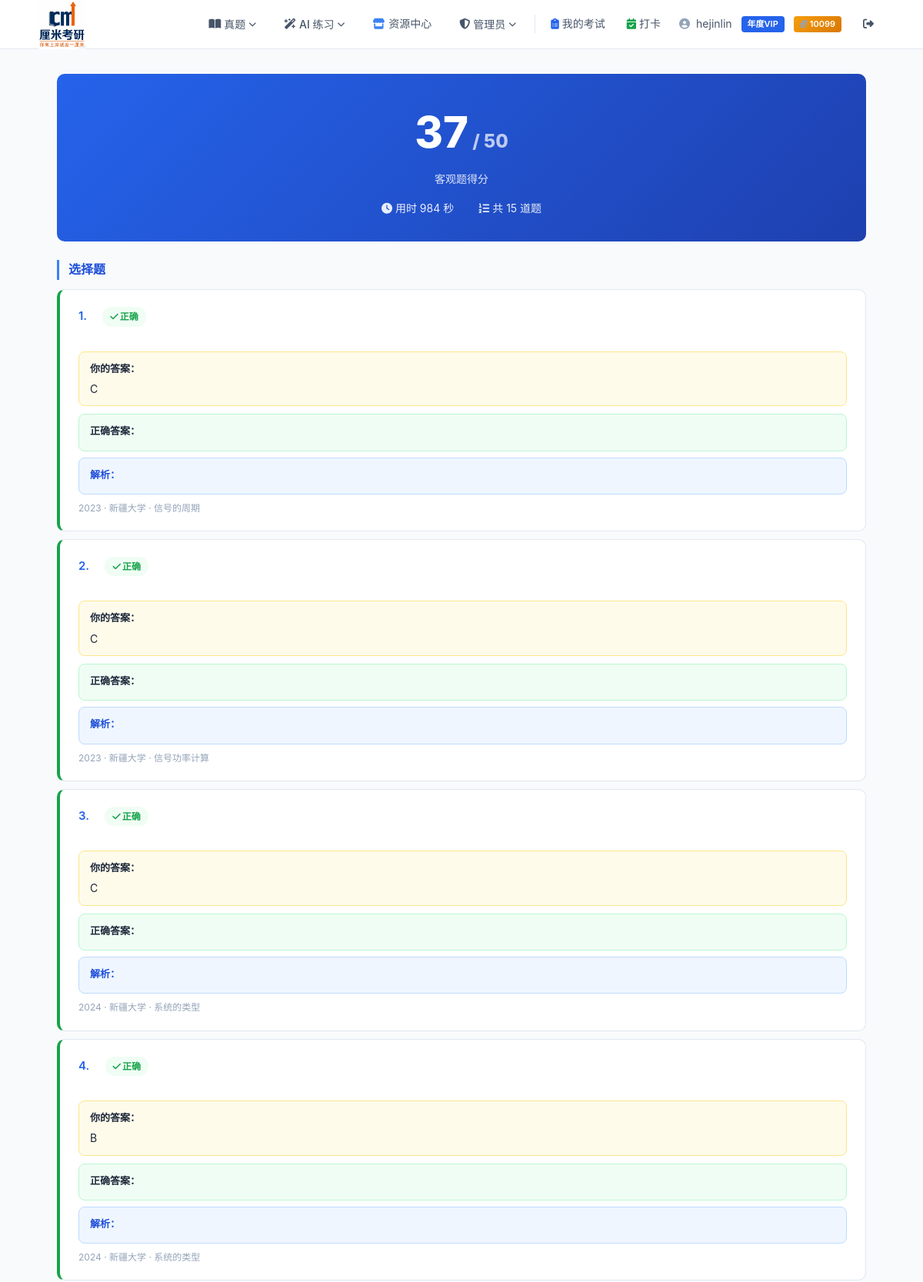
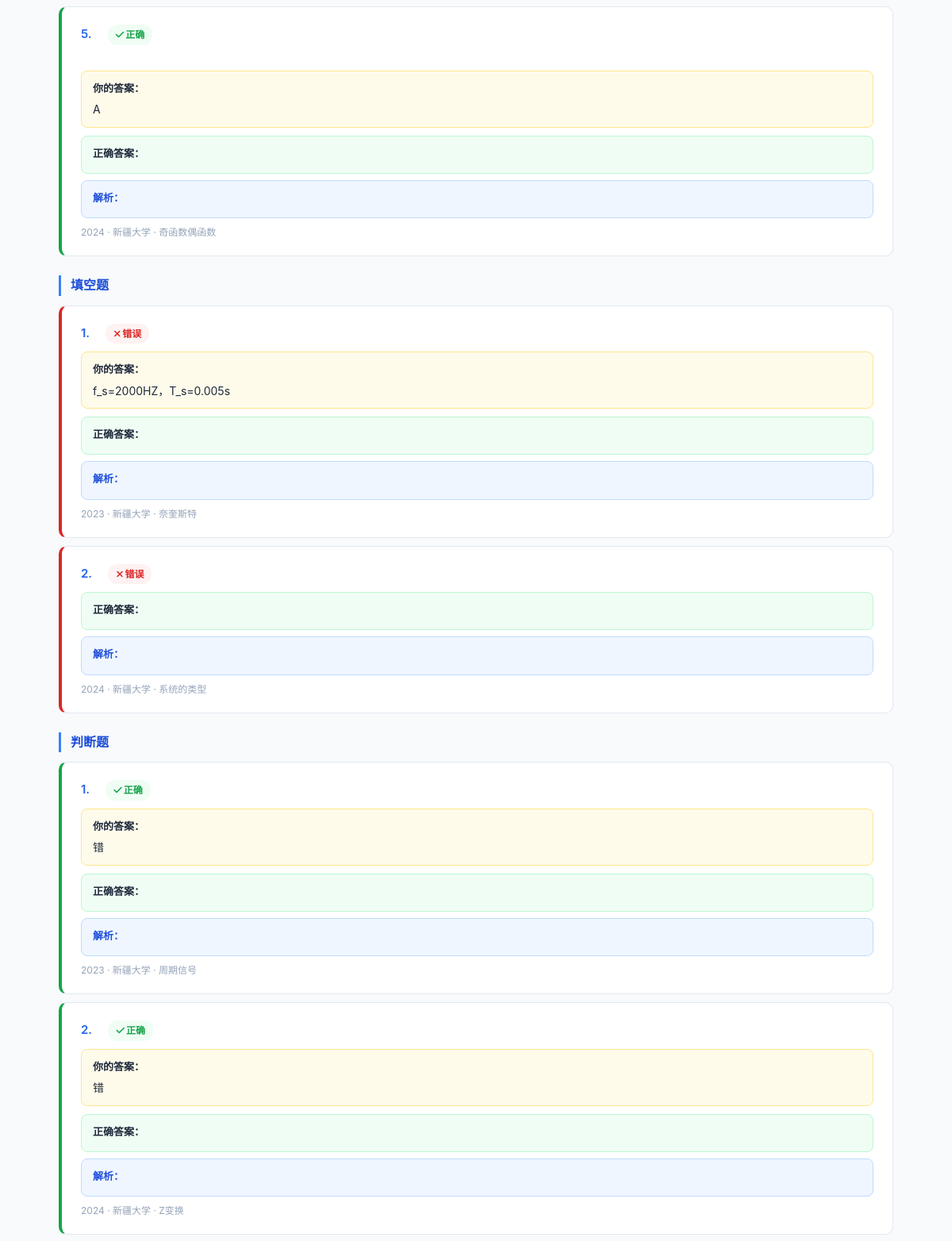
The app's page /exam/result/9/ (signed in, upper part) with its own data (2 pictures, top to bottom).
### user/models.py (models this page shows, shortened)
class User(AbstractUser):
    VIP_CHOICES = [
        (0, "普通用户"),
        (1, "月度VIP"),
        (2, "季度VIP"),
        (3, "年度VIP"),
    ]
    vip_level = models.IntegerField(choices=VIP_CHOICES, default=0, verbose_name="VIP等级")
    vip_start_date = models.DateTimeField(null=True, blank=True, verbose_name="VIP开通时间")
    vip_expire_date = models.DateTimeField(null=True, blank=True, verbose_name="VIP过期时间")
    email_verified = models.BooleanField(default=False, verbose_name="邮箱已验证")
    email_token = models.UUIDField(null=True, blank=True, verbose_name="验证令牌")
    coins = models.IntegerField(default=0, verbose_name="站内点数")
    class Meta:
        verbose_name = "用户"
        verbose_name_plural = "用户"
    def is_vip(self):
        if self.vip_level == 0:
            return False
        if self.vip_expire_date is None:
            return False
        from django.utils import timezone
        return self.vip_expire_date > timezone.now()

### zu_juan/models.py (models this page shows, shortened)
class Exam(models.Model):
    STATUS_CHOICES = [
        ("preview", "预览中"),
        ("taking", "作答中"),
        ("submitted", "已提交"),
    ]
    user = models.ForeignKey(settings.AUTH_USER_MODEL, on_delete=models.CASCADE, verbose_name="用户")
    created_at = models.DateTimeField(auto_now_add=True, verbose_name="创建时间")
    status = models.CharField(max_length=10, choices=STATUS_CHOICES, default="preview", verbose_name="状态")
    duration_seconds = models.IntegerField(default=0, verbose_name="作答时长(秒)")
    score = models.IntegerField(default=0, verbose_name="客观题得分")
    total_objective_score = models.IntegerField(default=0, verbose_name="客观题总分")
    choice_count = models.IntegerField(default=0, verbose_name="选择题数量")
    fill_count = models.IntegerField(default=0, verbose_name="填空题数量")
    judge_count = models.IntegerField(default=0, verbose_name="判断题数量")
    short_count = models.IntegerField(default=0, verbose_name="简答题数量")
    calc_count = models.IntegerField(default=0, verbose_name="计算题数量")
    draw_count = models.IntegerField(default=0, verbose_name="画图题数量")
    class Meta:
        verbose_name = "试卷"
        verbose_name_plural = "试卷"
        ordering = ["-created_at"]

class ExamQuestion(models.Model):
    exam = models.ForeignKey(Exam, on_delete=models.CASCADE, related_name="questions", verbose_name="试卷")
    question = models.ForeignKey("kaoyan_app.Question", on_delete=models.CASCADE, verbose_name="题目")
    order = models.IntegerField(verbose_name="题目顺序")
    user_answer = models.TextField(null=True, blank=True, verbose_name="用户答案")
    is_correct = models.BooleanField(null=True, blank=True, verbose_name="是否正确")
    score = models.IntegerField(default=0, verbose_name="得分")
    class Meta:
        verbose_name = "试卷题目"
        verbose_name_plural = "试卷题目"
        ordering = ["order"]
        unique_together = ("exam", "question")

### kaoyan_app/models.py (models this page shows, shortened)
class QuestionType(models.Model):
    name = models.CharField(max_length=50, unique=True, verbose_name="题型名称")
    class Meta:
        verbose_name = "题型"
        verbose_name_plural = "题型"
        ordering = ["id"]

class Question(models.Model):
    DIFFICULTY_CHOICES = [
        ("易", "易"),
        ("中", "中"),
        ("难", "难"),
    ]
    subject = models.ForeignKey(Subject, on_delete=models.CASCADE, verbose_name="专业课")
    year = models.IntegerField(verbose_name="年份")
    school = models.ForeignKey(School, on_delete=models.CASCADE, verbose_name="学校")
    question_type = models.ForeignKey(QuestionType, on_delete=models.CASCADE, verbose_name="题型")
    difficulty = models.CharField(max_length=2, choices=DIFFICULTY_CHOICES, verbose_name="难度")
    knowledge_point = models.CharField(max_length=200, verbose_name="知识点")
    content = models.TextField(verbose_name="题干", help_text="支持 Markdown + LaTeX 公式（$...$ / $$...$$）")
    options = models.JSONField(
        null=True, blank=True, verbose_name="选项",
        help_text='选择题必填，JSON 对象格式，如 {"A": "内容", "B": "内容"}'
    )
    correct_answer = models.TextField(null=True, blank=True, verbose_name="正确答案", help_text="选择题填 A/B/C/D，判断题填 对/错，填空题多个空用分号隔开，解答题填参考答案要点，绘图题可留空")
    answer = models.TextField(verbose_name="答案解析", help_text="支持 Markdown + LaTeX 公式，填空/简答等非选择题填写具体答案")
    image = models.ImageField(upload_to="questions/%Y/%m/", null=True, blank=True, verbose_name="插图")
    created_at = models.DateTimeField(auto_now_add=True, verbose_name="创建时间")
    updated_at = models.DateTimeField(auto_now=True, verbose_name="更新时间")
    class Meta:
        verbose_name = "题目"
        verbose_name_plural = "题目"
        ordering = ["-year", "school", "question_type"]

class School(models.Model):
    name = models.CharField(max_length=100, unique=True, verbose_name="学校名称")
    class Meta:
        verbose_name = "学校"
        verbose_name_plural = "学校"
        ordering = ["name"]

### zu_juan/views.py (the view)
# urls.py: path("result/<int:pk>/", views.exam_result, name="exam_result"),
@login_required
def exam_result(request, pk):
    exam = get_object_or_404(Exam, pk=pk, user=request.user)
    if exam.status != "submitted":
        return redirect("zu_juan:exam_take", exam.id)
    eqs = exam.questions.select_related("question__school", "question__question_type").all()
    eqs = list(eqs)
    for eq in eqs:
        eq.question.correct_answer = eq.question.correct_answer  # ensure fresh
    is_vip = request.user.is_vip()
    return render(request, "zu_juan/exam_result.html", {
        "exam": exam,
        "exam_questions": eqs,
        "is_vip": is_vip,
    })

### kaoyan_project/vip_utils.py (called while the page is built, shortened)
def vip_context(request):
    user = request.user
    if user.is_authenticated:
        is_vip = user.is_vip()
        vip_label = dict(user.VIP_CHOICES).get(user.vip_level, "")
        return {
            "is_vip": is_vip,
            "vip_label": vip_label,
            "is_free_user": not is_vip,
            "user_coins": user.coins,
        }

### zu_juan/templates/zu_juan/exam_result.html (shortened to what this page needs)
{% extends "user/base.html" %}
{% block extra_style %}
<link rel="stylesheet" href="https://cdn.jsdelivr.net/npm/katex@0.16.9/dist/katex.min.css">
{% endblock %}
{% block content %}
<div class="score-card">
    <div class="score-big">{{ exam.score }}<span style="font-size:24px;opacity:0.7;"> / {{ exam.total_objective_score }}</span></div>
    <div class="score-label">客观题得分</div>
    <div class="score-detail">
        <span><i class="fa-solid fa-clock" style="margin-right:4px;"></i>用时 {{ exam.duration_seconds|add:0 }} 秒</span>
        <span><i class="fa-solid fa-list-ol" style="margin-right:4px;"></i>共 {{ exam_questions|length }} 道题</span>
    </div>
</div>
{% regroup exam_questions by question.question_type.name as sections %}
{% for section in sections %}
<div class="q-section">
    <div class="q-section-title">{{ section.grouper }}题</div>
    {% for eq in section.list %}
    {% if eq.is_correct == True %}
    <div class="card q-item correct">
    {% elif eq.is_correct == False %}
    <div class="card q-item wrong">
    {% else %}
    <div class="card q-item subjective">
    {% endif %}
        <div class="q-content">
            <span class="q-num">{{ forloop.counter }}.</span>
            {% if eq.is_correct == True %}
            <span class="result-tag tag-correct"><i class="fa-solid fa-check" style="margin-right:2px;"></i>正确</span>
            {% elif eq.is_correct == False %}
            <span class="result-tag tag-wrong"><i class="fa-solid fa-xmark" style="margin-right:2px;"></i>错误</span>
            {% else %}
            <span class="result-tag tag-subjective"><i class="fa-solid fa-pen-nib" style="margin-right:2px;"></i>主观题</span>
            {% endif %}
        </div>
        {% if eq.question.options and section.grouper == "选择" %}
        <div style="margin:6px 0 0 24px;">
            {% for key, val in eq.question.options.items %}
            <div style="padding:2px 0;color:var(--gray-600);font-size:14px;" data-raw="{{ key }}. {{ val|escape }}"></div>
            {% endfor %}
        </div>
        {% endif %}
        {% if eq.user_answer %}
        <div class="answer-box answer-user">
            <div class="answer-label">你的答案：</div>
            <div>{{ eq.user_answer }}</div>
        </div>
        {% endif %}
        {% if is_vip %}
            {% if eq.question.correct_answer %}
            <div class="answer-box answer-correct">
                <div class="answer-label">正确答案：</div>
            </div>
            {% endif %}
            {% if eq.question.answer %}
            <div class="answer-analysis">
                <div class="answer-label" style="color:var(--blue-700);">解析：</div>
            </div>
            {% endif %}
        {% endif %}
        <div class="q-meta">{{ eq.question.year }} · {{ eq.question.school.name }} · {{ eq.question.knowledge_point }}</div>
    </div>
    {% endfor %}
</div>
{% endfor %}
{% endblock %}

### user/templates/user/base.html (shortened to what this page needs)
{% load static %}
<!DOCTYPE html>
<html lang="zh-CN">
<head>
    <link rel="stylesheet" href="https://cdnjs.cloudflare.com/ajax/libs/font-awesome/6.5.1/css/all.min.css">
    {% block extra_style %}{% endblock %}
</head>
<body>
    <nav class="navbar">
        <a href="{% url 'user:home' %}" class="logo">
            <img src="{% static 'images/CM.png' %}" alt="厘米考研" style="height:65px;width:auto;border-radius:4px;">
        </a>
        <div class="nav-links">
            <div class="nav-dropdown" onclick="this.classList.toggle('open')">
                <button class="nav-dropdown-toggle">
                    <i class="fa-solid fa-book-open"></i> 真题 <i class="fa-solid fa-chevron-down caret"></i>
                </button>
            </div>
            <div class="nav-dropdown" onclick="this.classList.toggle('open')">
                <button class="nav-dropdown-toggle">
                    <i class="fa-solid fa-wand-magic-sparkles"></i> AI 练习 <i class="fa-solid fa-chevron-down caret"></i>
                </button>
            </div>
            <a href="{% url 'res_center:list' %}" style="color:var(--gray-600); text-decoration:none; font-size:14px; font-weight:500; padding:8px 16px; border-radius:var(--radius); transition:all 0.2s; display:inline-flex; align-items:center; gap:5px;">
                <i class="fa-solid fa-store" style="color:var(--blue-500);"></i> 资源中心
            </a>
            {% if user.is_authenticated and user.is_staff %}
            <div class="nav-dropdown" onclick="this.classList.toggle('open')">
                <button class="nav-dropdown-toggle">
                    <i class="fa-solid fa-shield-halved"></i> 管理员 <i class="fa-solid fa-chevron-down caret"></i>
                </button>
            </div>
            {% endif %}
            {% if user.is_authenticated %}
                <a href="{% url 'user:my_exams' %}" style="color:var(--gray-600); text-decoration:none; font-size:14px; font-weight:500; padding:8px 12px; border-radius:var(--radius); transition:all 0.2s; display:inline-flex; align-items:center; gap:4px;">
                    <i class="fa-solid fa-clipboard-list" style="color:var(--blue-600);"></i> 我的考试
                </a>
                <a href="{% url 'user:checkin_calendar' %}" style="color:var(--gray-600); text-decoration:none; font-size:14px; font-weight:500; padding:8px 12px; border-radius:var(--radius); transition:all 0.2s; display:inline-flex; align-items:center; gap:4px;">
                    <i class="fa-solid fa-calendar-check" style="color:#16a34a;"></i> 打卡
                </a>
                <div class="nav-user">
                    <i class="fa-solid fa-circle-user"></i>
                    {{ user.username }}
                    {% if is_vip %}<span class="vip-tag">{{ vip_label }}</span>{% endif %}
                    <span class="coin-tag" style="background:linear-gradient(135deg,#f59e0b,#d97706);color:#fff;font-size:11px;font-weight:600;padding:2px 8px;border-radius:4px;margin-left:4px;display:inline-flex;align-items:center;gap:3px;">
                        <i class="fa-solid fa-coins" style="font-size:10px;"></i> {{ user_coins }}
                    </span>
                </div>
                <a href="{% url 'user:logout' %}" class="btn-ghost"><i class="fa-solid fa-right-from-bracket"></i></a>
            {% else %}
                <a href="{% url 'user:login' %}" class="btn btn-outline">登录</a>
                <a href="{% url 'user:register' %}" class="btn btn-primary">注册</a>
            {% endif %}
        </div>
    </nav>
    <div class="main-content">
        {% block content %}{% endblock %}
    </div>
</body>
</html>

### user/templates/user/base.html (style rules this page uses)
:root { --blue-50: #eff6ff; --blue-100: #dbeafe; --blue-200: #bfdbfe; --blue-400: #60a5fa; --blue-500: #3b82f6; --blue-600: #2563eb; --blue-700: #1d4ed8; --blue-800: #1e40af; --blue-900: #1e3a5f; --gray-50: #f8fafc; --gray-100: #f1f5f9; --gray-200: #e2e8f0; --gray-300: #cbd5e1; --gray-400: #94a3b8; --gray-500: #64748b; --gray-600: #475569; --gray-700: #334155; --gray-800: #1e293b; --gray-900: #0f172a; --white: #ffffff; --radius: 10px; --shadow-sm: 0 1px 3px rgba(0,0,0,0.06); --shadow: 0 2px 12px rgba(0,0,0,0.08); --shadow-lg: 0 8px 30px rgba(0,0,0,0.12); }
* { margin: 0; padding: 0; box-sizing: border-box; }
body { font-family: -apple-system, BlinkMacSystemFont, "Segoe UI", Roboto, "PingFang SC", "Microsoft YaHei", sans-serif; background: var(--gray-50); color: var(--gray-800); min-height: 100vh; line-height: 1.6; }
a { color: var(--blue-600); text-decoration: none; }
.navbar { background: var(--white); border-bottom: 1px solid var(--gray-200); height: 64px; display: flex; align-items: center; justify-content: space-between; padding: 0 48px; position: sticky; top: 0; z-index: 100; }
.navbar .logo { font-size: 20px; font-weight: 700; color: var(--blue-800); text-decoration: none; display: flex; align-items: center; gap: 10px; }
.navbar .nav-links { display: flex; align-items: center; gap: 4px; }
.navbar .nav-links a { color: var(--gray-600); text-decoration: none; font-size: 14px; font-weight: 500; padding: 8px 16px; border-radius: var(--radius); transition: all 0.2s; }
.nav-dropdown { position: relative; }
.nav-dropdown-toggle { color: var(--gray-600); text-decoration: none; font-size: 14px; font-weight: 500; padding: 8px 16px; border-radius: var(--radius); transition: all 0.2s; cursor: pointer; display: flex; align-items: center; gap: 4px; background: none; border: none; font-family: inherit; }
.nav-dropdown-toggle .caret { font-size: 10px; transition: transform 0.2s; }
.nav-user { display: flex; align-items: center; gap: 8px; font-size: 14px; color: var(--gray-600); padding: 0 8px; }
.nav-user i { color: var(--gray-400); }
.vip-tag { background: var(--blue-600); color: var(--white); font-size: 11px; font-weight: 600; padding: 2px 8px; border-radius: 4px; margin-left: 4px; }
.main-content { max-width: 1100px; margin: 0 auto; padding: 32px 24px 60px; }
.card { background: var(--white); border-radius: var(--radius); border: 1px solid var(--gray-200); padding: 32px; }
.btn-ghost { background: transparent; color: var(--gray-600); padding: 8px 16px; }

### zu_juan/templates/zu_juan/exam_result.html (style rules this page uses)
.score-card { background:linear-gradient(135deg, var(--blue-600) 0%, var(--blue-800) 100%);border-radius:var(--radius);padding:32px;color:#fff;text-align:center;margin-bottom:24px; }
.score-big { font-size:56px;font-weight:800; }
.score-label { font-size:14px;opacity:0.85;margin-top:4px; }
.score-detail { display:flex;justify-content:center;gap:32px;margin-top:16px;font-size:14px;opacity:0.9; }
.q-section { margin-bottom:24px; }
.q-section-title { font-size:16px;font-weight:600;color:var(--blue-700);margin-bottom:12px;padding-left:12px;border-left:3px solid var(--blue-500); }
.q-item { padding:20px 24px;margin-bottom:10px; }
.q-item.wrong { border-left:4px solid #dc2626; }
.q-item.correct { border-left:4px solid #16a34a; }
.q-num { font-weight:600;color:var(--blue-600);margin-right:8px; }
.q-content { font-size:15px;line-height:1.8; }
.q-meta { font-size:12px;color:var(--gray-400);margin-top:8px; }
.result-tag { display:inline-block;padding:2px 10px;border-radius:12px;font-size:12px;font-weight:600;margin-left:8px; }
.tag-correct { background:#f0fdf4;color:#16a34a; }
.tag-wrong { background:#fef2f2;color:#dc2626; }
.answer-box { margin-top:10px;padding:10px 14px;border-radius:8px;font-size:14px;line-height:1.7; }
.answer-user { background:#fffbeb;border:1px solid #fde68a; }
.answer-correct { background:#f0fdf4;border:1px solid #bbf7d0; }
.answer-label { font-weight:600;font-size:13px;margin-bottom:4px; }
.answer-analysis { margin-top:8px;padding:10px 14px;background:var(--blue-50);border:1px solid var(--blue-200);border-radius:8px;font-size:14px;line-height:1.7; }

### records on screen
User: username "hejinlin"
Exam: score "37", total_objective_score "50", duration_seconds|add "984"
QuestionType: grouper "选择"
ExamQuestion: is_correct True (drawn), user_answer "C", question.year "2023", question.school.name "新疆大学", question.knowledge_point "信号的周期"
ExamQuestion: is_correct True (drawn), user_answer "C", question.year "2023", question.school.name "新疆大学", question.knowledge_point "信号功率计算"
ExamQuestion: is_correct True (drawn), user_answer "C", question.year "2024", question.school.name "新疆大学", question.knowledge_point "系统的类型"
ExamQuestion: is_correct True (drawn), user_answer "B", question.year "2024", question.school.name "新疆大学", question.knowledge_point "系统的类型"
ExamQuestion: is_correct True (drawn), user_answer "A", question.year "2024", question.school.name "新疆大学", question.knowledge_point "奇函数偶函数"
QuestionType: grouper "填空"
ExamQuestion: is_correct False (drawn), user_answer "f_s=2000HZ，T_s=0.005s", question.year "2023", question.school.name "新疆大学", question.knowledge_point "奈奎斯特"
ExamQuestion: is_correct False (drawn), question.year "2024", question.school.name "新疆大学", question.knowledge_point "系统的类型"
QuestionType: grouper "判断"
ExamQuestion: is_correct True (drawn), user_answer "错", question.year "2023", question.school.name "新疆大学", question.knowledge_point "周期信号"
ExamQuestion: is_correct True (drawn), user_answer "错", question.year "2024", question.school.name "新疆大学", question.knowledge_point "Z变换"

### other values on screen
{{ vip_label }} "年度VIP"
{{ user_coins }} "10099"
{{ exam_questions|length }} "15"
